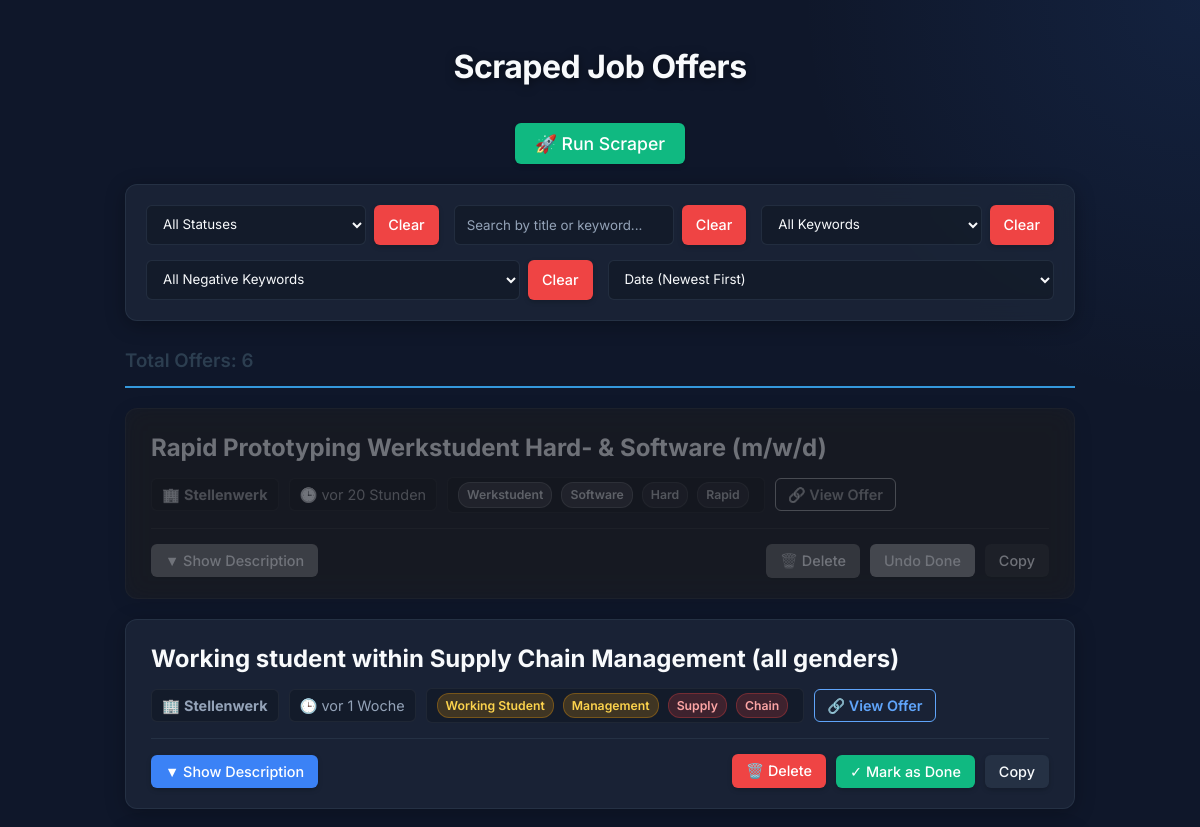
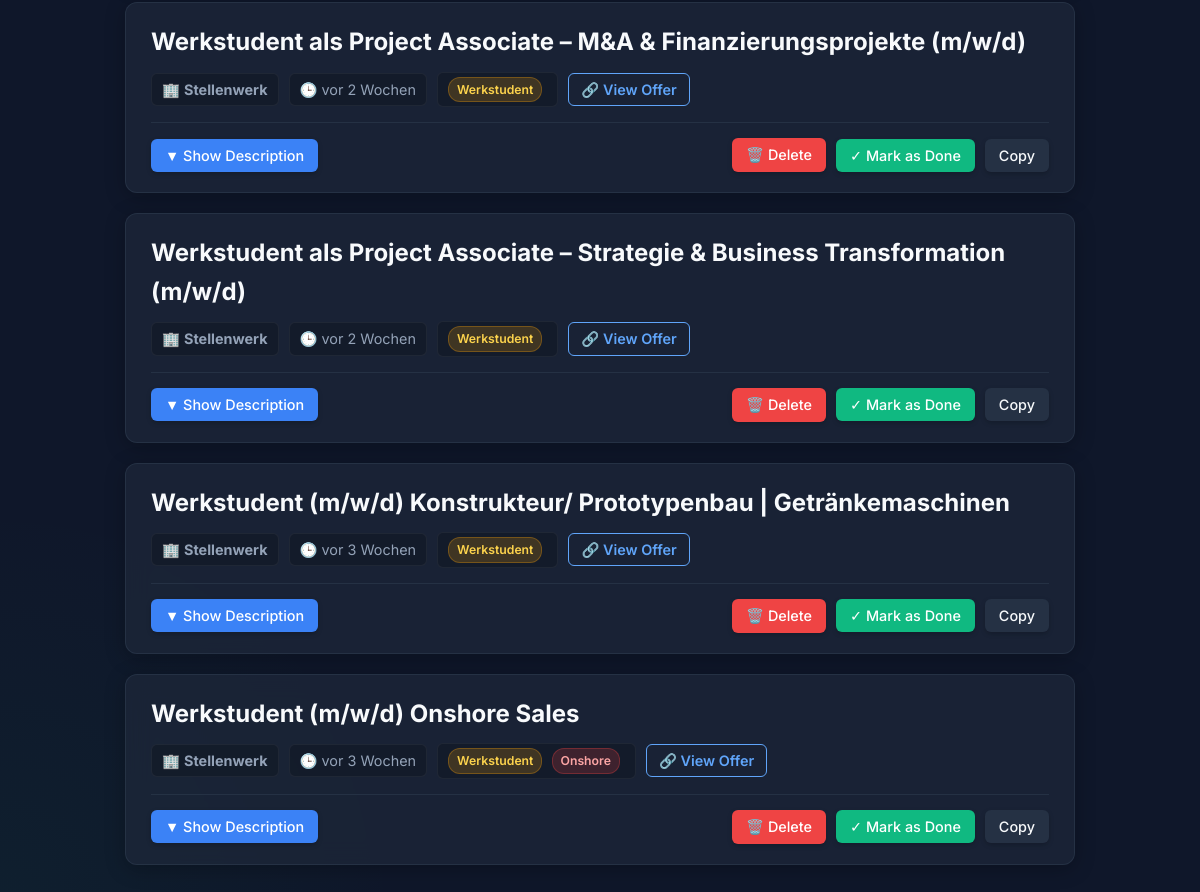
Before: / with the older database file (2 pictures, top to bottom).
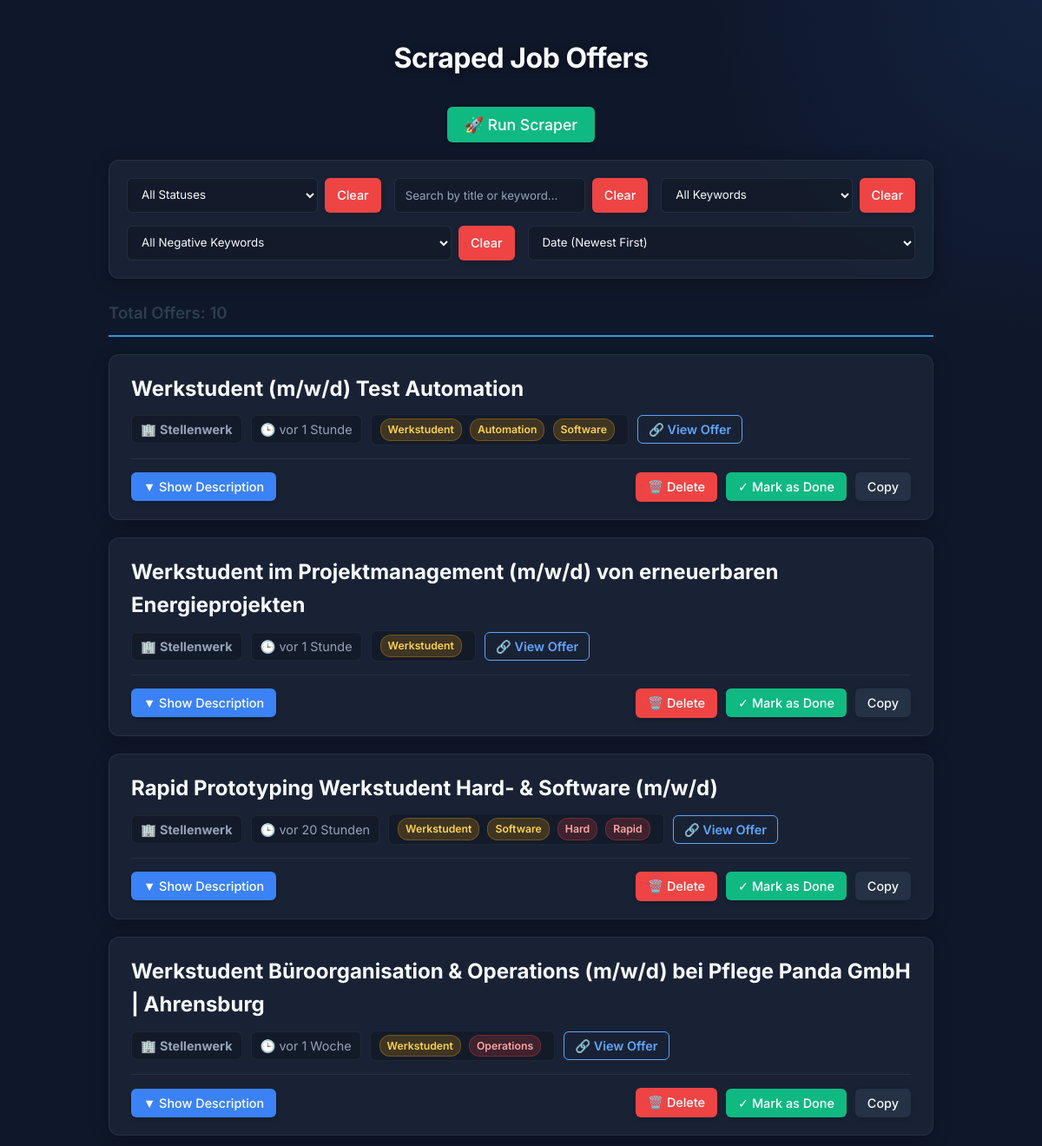
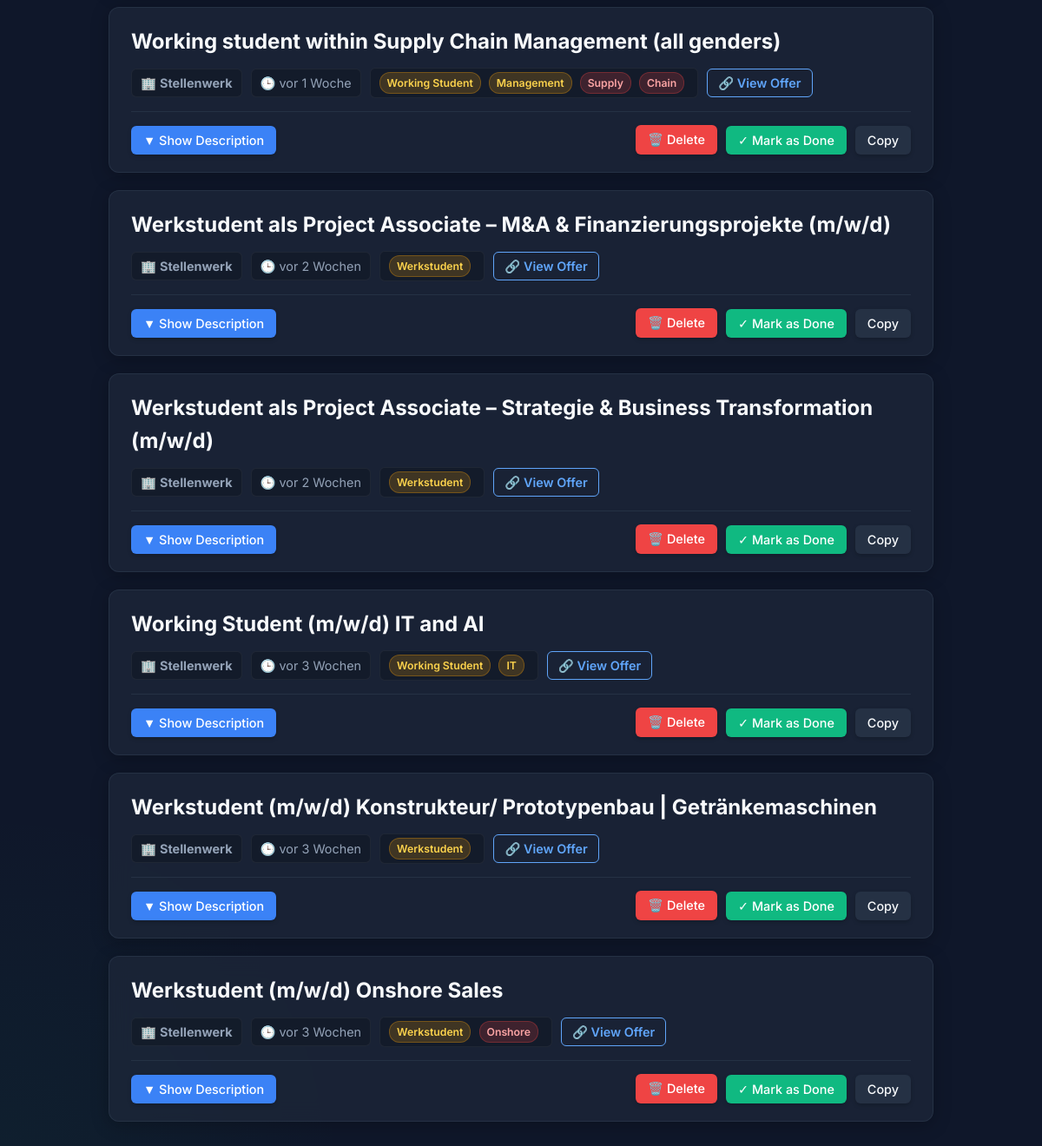
After: the same page with the newer database file (2 pictures, top to bottom).
### tables this page shows
CREATE TABLE jobs (
            link TEXT PRIMARY KEY,
            title TEXT,
            company TEXT,
            date_of_release TEXT,
            keywords TEXT,
            negative_keywords TEXT,
            description TEXT,
            is_done BOOLEAN DEFAULT 0,
            discovered_at TIMESTAMP DEFAULT CURRENT_TIMESTAMP
        );

### app.py (the view)
@app.route('/')
def index():
    jobs = database.get_all_jobs()
    return render_template('index.html', jobs=jobs)

### app.py (called while the page is built)
@app.template_filter('timeago')
def timeago_filter(dt_string):
    return utils.timeago_filter(dt_string)

### database.py (called while the page is built)
def get_connection():
    conn = sqlite3.connect(DB_PATH, check_same_thread=False)
    conn.row_factory = sqlite3.Row
    return conn

def get_all_jobs():
    conn = get_connection()
    c = conn.cursor()
    c.execute('SELECT * FROM jobs ORDER BY discovered_at DESC')
    rows = c.fetchall()
    conn.close()
    return [dict(row) for row in rows]

### utils.py (called while the page is built)
def timeago_filter(dt_string):
    if not dt_string:
        return "Unbekannt"
    try:
        dt = datetime.fromisoformat(dt_string)
    except ValueError:
        return dt_string
    now = datetime.now()
    diff = now - dt
    seconds = int(diff.total_seconds())
    if seconds < 60:
        return "Gerade eben"
    minutes = seconds // 60
    if minutes < 60:
        return f"vor {minutes} Minute{'n' if minutes != 1 else ''}"
    hours = minutes // 60
    if hours < 24:
        return f"vor {hours} Stunde{'n' if hours != 1 else ''}"
    days = hours // 24
    if days < 7:
        if days == 1:
            return "Gestern"
        return f"vor {days} Tag{'en' if days != 1 else ''}"
    weeks = days // 7
    if weeks < 4:
        return f"vor {weeks} Woche{'n' if weeks != 1 else ''}"
    months = days // 30
    return f"vor {months} Monat{'en' if months != 1 else ''}"

### templates/index.html (shortened to what this page needs)
<!DOCTYPE html>
<html lang="en">
<head>
    <link rel="stylesheet" href="{{ url_for('static', filename='css/style.css') }}">
</head>
<body>
    <div class="container">
        <h1>Scraped Job Offers</h1>
        <div style="margin-bottom: 20px; text-align: center;">
            <button class="done-btn" id="runScraperBtn" onclick="runScraper()"
                style="font-size: 1.1em; padding: 10px 20px;">🚀 Run Scraper</button>
        </div>
        <div class="controls">
            <div class="control-group">
                <select id="statusFilter" onchange="filterJobs()">
                    <option value="">All Statuses</option>
                </select>
                <button class="clear-btn" onclick="clearStatus()">Clear</button>
            </div>
            <div class="control-group">
                <input type="text" id="searchInput" placeholder="Search by title or keyword..." onkeyup="filterJobs()">
                <button class="clear-btn" onclick="clearSearch()">Clear</button>
            </div>
            <div class="control-group">
                <select id="keywordFilter" onchange="filterJobs()">
                    <option value="">All Keywords</option>
                </select>
                <button class="clear-btn" onclick="clearKeyword()">Clear</button>
            </div>
            <div class="control-group">
                <select id="negativeKeywordFilter" onchange="filterJobs()">
                    <option value="">All Negative Keywords</option>
                </select>
                <button class="clear-btn" onclick="clearNegativeKeyword()">Clear</button>
            </div>
            <div class="control-group">
                <select id="sortSelect" onchange="sortJobs()">
                    <option value="date-desc" selected>Date (Newest First)</option>
                </select>
            </div>
        </div>
        <h3 id="jobCountDisplay"
            style="color: #2c3e50; border-bottom: 2px solid #3498db; padding-bottom: 10px; margin-top: 5px;">Total
            Offers: 0</h3>
        <div class="jobs-container">
            {% for job in jobs %}
            {% set loop_index = loop.index %}
            {% include 'job_card.html' %}
            {% endfor %}
        </div>
    </div>
</body>
</html>

### templates/job_card.html (shortened to what this page needs)
{% set pos_kws = job.keywords.split(',') if job.keywords else [] %}
{% set neg_kws = job.negative_keywords.split(',') if job.negative_keywords else [] %}
{% set data_kws = ((job.keywords or '') ~ " " ~ (job.negative_keywords or ''))|lower %}
<div class="job-card {% if job.is_done %}done{% endif %}" data-title="{{ job.title|lower }}"
    data-keyword="{{ data_kws }}" data-url="{{ job.link }}" data-date="{{ job.date_of_release }}">
    <h2 class="job-title">{{ job.title }}</h2>
    <div class="job-meta">
        <span class="meta-item">🏢 <strong>{{ job.company }}</strong></span>
        <span class="meta-item">🕒 {{ job.date_of_release | timeago }}</span>
        <span class="meta-item">
            {% for kw in pos_kws %}
            {% if kw.strip() %}<span class="keyword-badge">{{ kw.strip() }}</span>{% endif %}
            {% endfor %}
            {% for kw in neg_kws %}
            {% if kw.strip() %}<span class="keyword-badge negative-badge">{{ kw.strip() }}</span>{% endif %}
            {% endfor %}
        </span>
        <a href="{{ job.link }}" target="_blank" class="view-offer-btn">🔗 View Offer</a>
    </div>
    <div class="desc-header">
        <button class="toggle-desc-btn" onclick="toggleDescription('desc-{{ loop_index }}', this)">▼ Show
            Description</button>
        <button class="clear-btn" onclick="deleteJob(this, '{{ job.link }}')">🗑️ Delete</button>
        <button class="done-btn" onclick="toggleDone(this, '{{ job.link }}')">
            {% if job.is_done %}Undo Done{% else %}✓ Mark as Done{% endif %}
        </button>
        <button class="copy-btn" onclick="copyToClipboard('desc-{{ loop_index }}', this)">Copy</button>
    </div>
</div>

### static/css/style.css (style rules this page uses)
:root { --bg-color: #0f172a; --card-bg: rgba(30, 41, 59, 0.7); --card-border: rgba(51, 65, 85, 0.5); --text-main: #f8fafc; --text-muted: #94a3b8; --primary: #3b82f6; --primary-hover: #2563eb; --success: #10b981; --success-hover: #059669; --danger: #ef4444; --danger-hover: #dc2626; --warning: #f59e0b; }
body { font-family: 'Inter', system-ui, -apple-system, sans-serif; background-color: var(--bg-color); background-image: radial-gradient(circle at top right, rgba(59, 130, 246, 0.1), transparent 400px), radial-gradient(circle at bottom left, rgba(16, 185, 129, 0.05), transparent 400px); background-attachment: fixed; color: var(--text-main); line-height: 1.6; margin: 0; padding: 20px; }
.container { max-width: 950px; margin: auto; }
h1 { text-align: center; color: var(--text-main); font-weight: 700; letter-spacing: -0.5px; margin-bottom: 30px; text-shadow: 0 2px 10px rgba(0,0,0,0.5); }
.job-card { background: var(--card-bg); backdrop-filter: blur(12px); -webkit-backdrop-filter: blur(12px); border: 1px solid var(--card-border); padding: 20px 25px; margin-bottom: 20px; border-radius: 12px; box-shadow: 0 4px 20px rgba(0,0,0,0.25); transition: transform 0.2s ease, box-shadow 0.2s ease; }
.job-title { margin-top: 0; color: var(--text-main); font-size: 1.5em; margin-bottom: 10px; }
.job-meta { font-size: 0.9em; color: var(--text-muted); margin-bottom: 15px; display: flex; flex-wrap: wrap; gap: 10px; align-items: center; }
.meta-item { background: rgba(0,0,0,0.2); padding: 4px 10px; border-radius: 6px; border: 1px solid rgba(255,255,255,0.05); }
.view-offer-btn { background-color: transparent; color: #60a5fa; text-decoration: none; font-weight: 600; border: 1px solid #60a5fa; padding: 4px 12px; border-radius: 6px; transition: all 0.2s; display: inline-block; }
.desc-header { display: flex; justify-content: flex-end; align-items: center; margin-top: 15px; gap: 10px; flex-wrap: wrap; padding-top: 15px; border-top: 1px solid var(--card-border); }
button { font-family: 'Inter', sans-serif; font-weight: 500; border: none; padding: 8px 14px; border-radius: 6px; cursor: pointer; font-size: 0.9em; transition: all 0.2s ease; box-shadow: 0 2px 5px rgba(0,0,0,0.2); }
.copy-btn { background-color: var(--card-border); color: var(--text-main); }
.done-btn { background-color: var(--success); color: white; }
.clear-btn { background-color: var(--danger); color: white; }
.toggle-desc-btn { background-color: var(--primary); color: white; margin-right: auto; }
.keyword-badge { background-color: rgba(245, 158, 11, 0.2); color: #fcd34d; border: 1px solid rgba(245, 158, 11, 0.3); padding: 2px 8px; border-radius: 12px; font-size: 0.85em; font-weight: 600; margin-right: 5px; display: inline-block; }
.negative-badge { background-color: rgba(239, 68, 68, 0.2); color: #fca5a5; border-color: rgba(239, 68, 68, 0.3); }
.controls { background: var(--card-bg); backdrop-filter: blur(12px); padding: 20px; border-radius: 12px; margin-bottom: 25px; box-shadow: 0 4px 20px rgba(0,0,0,0.3); border: 1px solid var(--card-border); display: flex; gap: 15px; flex-wrap: wrap; }
.control-group { display: flex; flex: 1; min-width: 220px; gap: 8px; }
.control-group input, .control-group select { flex: 1; padding: 10px 12px; background: rgba(0,0,0,0.2); border: 1px solid var(--card-border); color: var(--text-main); border-radius: 6px; font-family: 'Inter', sans-serif; outline: none; transition: border-color 0.2s; }
.control-group input::placeholder { color: var(--text-muted); }
.control-group select option { background: var(--bg-color); color: var(--text-main); }
#jobCountDisplay { color: var(--text-main); border-bottom: 2px solid var(--card-border); padding-bottom: 12px; margin-bottom: 20px; font-weight: 600; }

Changed rows visible on the page:
changed jobs "Rapid Prototyping Werkstudent Hard- & Software (m/w/d)": is_done "Undo Done" → "✓ Mark as Done"
added jobs: title "Working Student (m/w/d) IT and AI", company "Stellenwerk", date_of_release "vor 3 Wochen", strip "Working Student" "IT", is_done "✓ Mark as Done", shown under "Total Offers: 10"
added jobs: title "Werkstudent Büroorganisation & Operations (m/w/d) bei Pflege Panda GmbH | Ahrensburg", company "Stellenwerk", date_of_release "vor 1 Woche", strip "Werkstudent", strip "Operations", is_done "✓ Mark as Done"
added jobs: title "Werkstudent im Projektmanagement (m/w/d) von erneuerbaren Energieprojekten", company "Stellenwerk", date_of_release "vor 1 Stunde", strip "Werkstudent", is_done "✓ Mark as Done"
added jobs: title "Werkstudent (m/w/d) Test Automation", company "Stellenwerk", date_of_release "vor 1 Stunde", strip "Werkstudent" "Automation" "Software", is_done "✓ Mark as Done", shown under "Total Offers: 10"
Other visible differences:
text written by a page script: "Total Offers: 6" → "Total Offers: 10"
